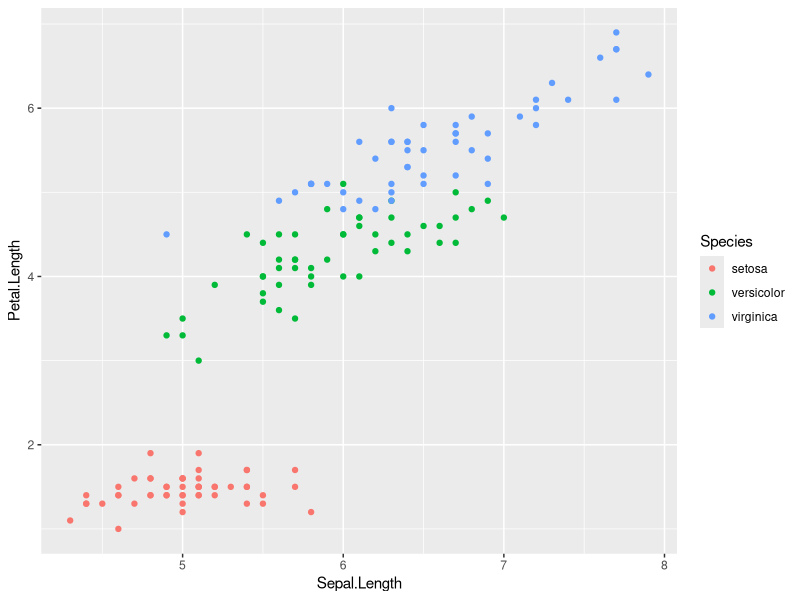
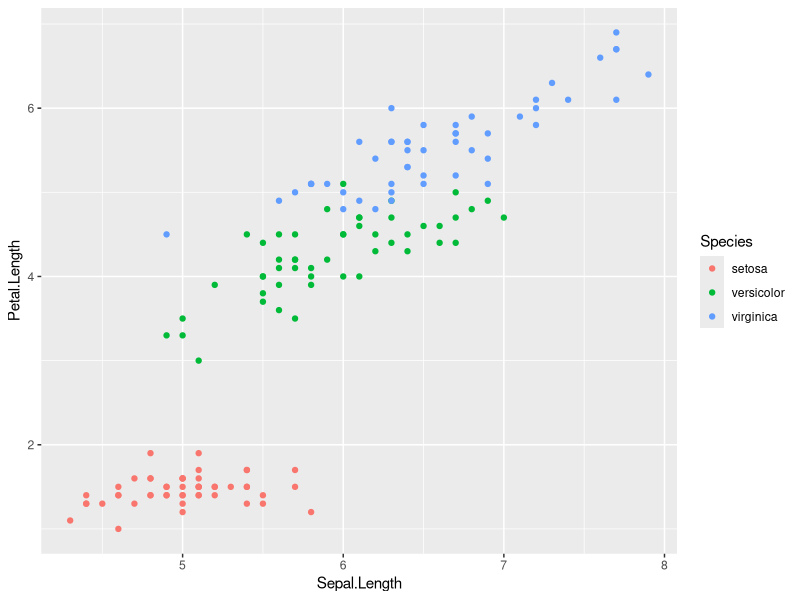

Reproduce these figures in R, in order.
##### First R script fro IDaGhost writer

library(tidyverse)

iris %>% select(Species,Sepal.Length,Petal.Length) %>% ggplot() +
  geom_point(aes(Sepal.Length,Petal.Length, color = Species))

ggsave("figures/Plot1.png")
